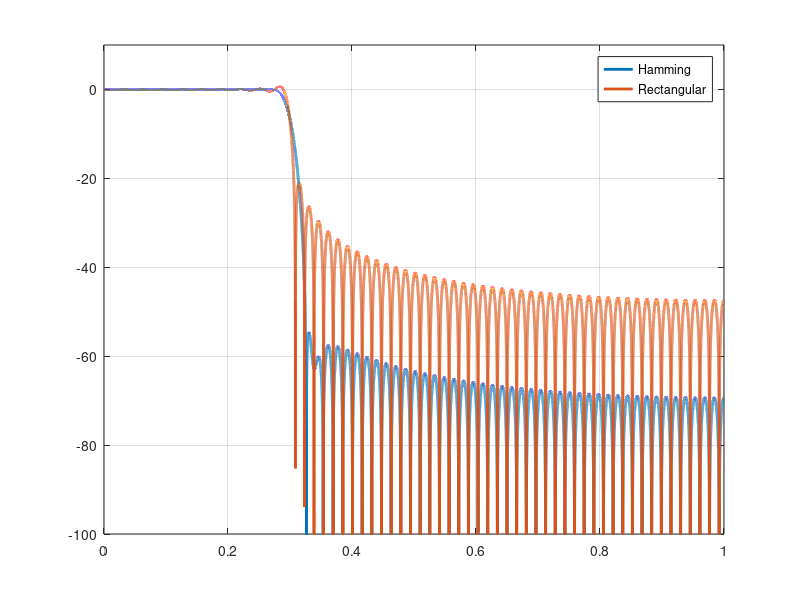

The MATLAB source for this figure:



Wn=[0.3];

Blo16=fir1(16,Wn);
[Hlo16,w]=freqz(Blo16,1,2^18);

Blo128=fir1(128,Wn);
[Hlo128,w]=freqz(Blo128,1,2^18);

Blo1024=fir1(1024,Wn);
[Hlo1024,w]=freqz(Blo1024,1,2^18);

plot(w/pi,20*log10(abs([Hlo16 Hlo128 Hlo1024])),'LineWidth',2)
axis([0 1 -100 10])
grid
legend('length 17','length 129','length 1025')

pause
Blo128r=fir1(128,Wn,boxcar(129));
[Hlo128r,w]=freqz(Blo128r,1,2^18);

plot(w/pi,20*log10(abs([Hlo128 Hlo128r])),'LineWidth',2)
axis([0 1 -100 10])
grid
legend('Hamming','Rectangular')



